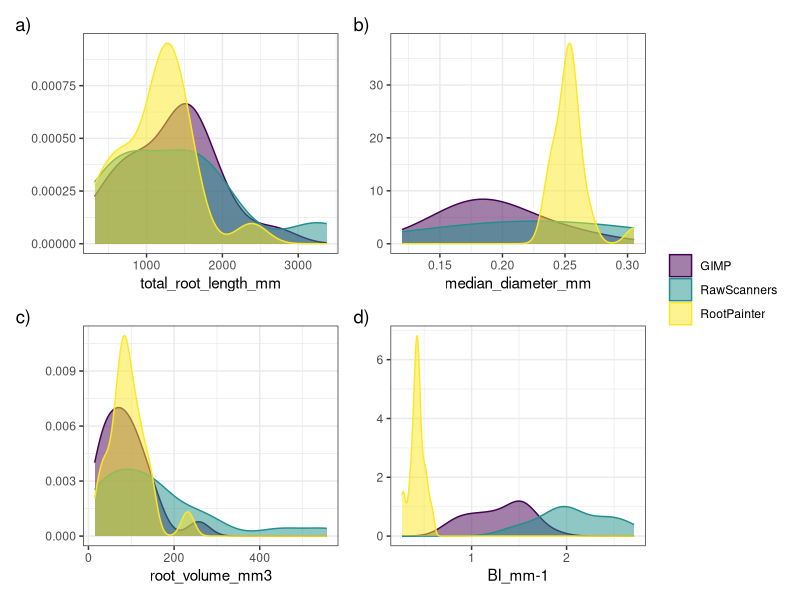
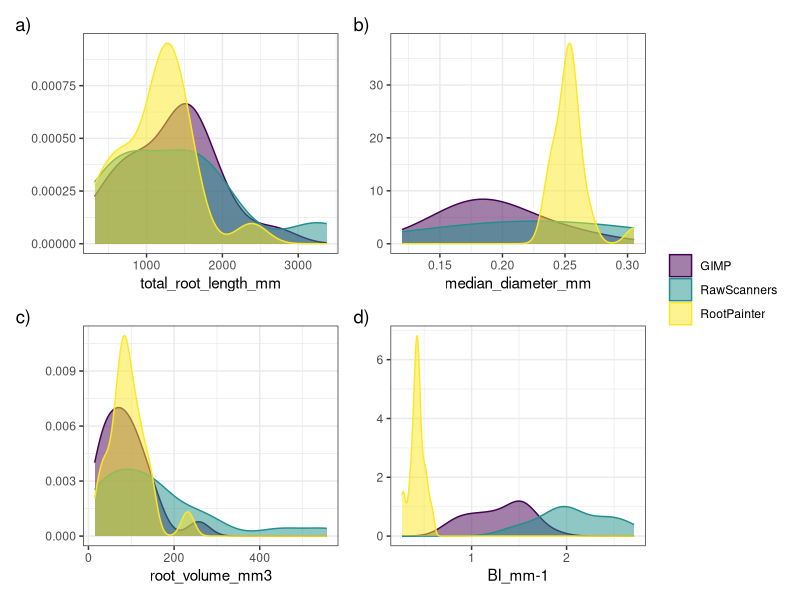

Reproduce these figures in R, in order.
### Ploting trait densities by processing methodologies
# Anya Courtenay
# 25/09/2024

## TO EDIT: add units, remove grids, higher alpha?
## TO CHECK: outliers

### 1. Set up ----

library(dplyr)
library(ggplot2)
library(ggpubr)
library(viridis)
library(patchwork)

#### Load in all scan data across different methods
all_data <- read.csv('data/roots/processed/TechnicalValidationRootScannersData.csv')

#### filter to only include matched scans
glimpse(all_data)
IDs <- all_data %>%
  filter(source == 'GIMP') %>%
  select(ID)

compare <- all_data %>% filter(ID %in% IDs$ID)

###
compare %>%
  select(ID, source, Median.Diameter.mm) -> test

### 2. Format data ----

# Select just trait variables by source
compare_plot_data <- compare %>%
        select(ID, source, 
         total_root_length_mm = Total.Root.Length.mm,
         median_diameter_mm = Median.Diameter.mm,
         root_volume_mm3 = Volume.mm3,
         BI)

### 3. Density plots per trait by method ----

ggplot(compare_plot_data, aes(x = total_root_length_mm, color = source, fill = source)) +
  geom_density(alpha = 0.5) +
  theme_bw() +
  labs(x = "total_root_length_mm",
       y = NULL,
       color = "source") +
  scale_fill_viridis_d() +
  scale_color_viridis_d() +
  theme(legend.title = element_blank()) +

ggplot(compare_plot_data, aes(x = median_diameter_mm, color = source, fill = source)) +
  geom_density(alpha = 0.5, adjust = 5) +
  theme_bw() +
  labs(x = "median_diameter_mm",
       y = NULL,
       color = "source") +
  scale_fill_viridis_d() +
  scale_color_viridis_d() +
    theme(legend.title = element_blank()) +

ggplot(compare_plot_data, aes(x = root_volume_mm3, color = source, fill = source)) +
  geom_density(alpha = 0.5) +
  theme_bw() +
  labs(x = "root_volume_mm3",
       y = NULL,
       color = "source") +
  scale_fill_viridis_d() +
  scale_color_viridis_d() +
  theme(legend.title = element_blank()) +

ggplot(compare_plot_data, aes(x = BI, color = source, fill = source)) +
  geom_density(alpha = 0.5) +
  theme_bw() +
  labs(x = "BI_mm-1",
       y = NULL,
       color = "source") +
  scale_fill_viridis_d() +
  scale_color_viridis_d() +
    theme(legend.title = element_blank()) +
  plot_layout(guides = 'collect') &
  plot_annotation(tag_levels = 'a', tag_suffix = ')')

ggsave('results/MethodsComparison/plotTraitsMethod_MeasuredVars.png', height = 9.38, width = 11.44, dpi = 320)